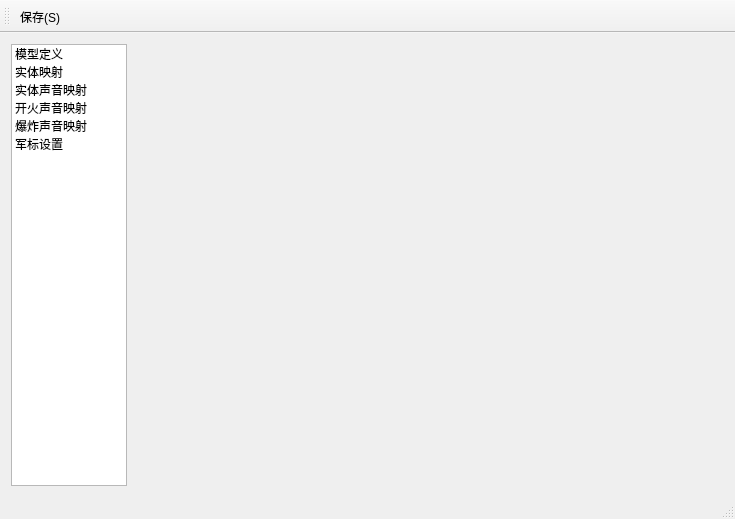
<?xml version="1.0" encoding="UTF-8"?>
<ui version="4.0">
 <class>ByyMainWindowClass</class>
 <widget class="QMainWindow" name="ByyMainWindowClass">
  <property name="geometry">
   <rect>
    <x>0</x>
    <y>0</y>
    <width>735</width>
    <height>519</height>
   </rect>
  </property>
  <property name="windowTitle">
   <string>Config Tool [*]</string>
  </property>
  <widget class="QWidget" name="centralWidget">
   <layout class="QHBoxLayout" name="horizontalLayout">
    <item>
     <widget class="QListWidget" name="listWidget">
      <property name="sizePolicy">
       <sizepolicy hsizetype="Maximum" vsizetype="Expanding">
        <horstretch>0</horstretch>
        <verstretch>0</verstretch>
       </sizepolicy>
      </property>
      <property name="maximumSize">
       <size>
        <width>116</width>
        <height>16777215</height>
       </size>
      </property>
      <property name="iconSize">
       <size>
        <width>48</width>
        <height>48</height>
       </size>
      </property>
      <property name="textElideMode">
       <enum>Qt::ElideMiddle</enum>
      </property>
      <property name="movement">
       <enum>QListView::Static</enum>
      </property>
      <property name="viewMode">
       <enum>QListView::IconMode</enum>
      </property>
      <property name="currentRow">
       <number>-1</number>
      </property>
      <item>
       <property name="text">
        <string>模型定义</string>
       </property>
       <property name="textAlignment">
        <set>AlignHCenter|AlignTop</set>
       </property>
      </item>
      <item>
       <property name="text">
        <string>实体映射</string>
       </property>
       <property name="textAlignment">
        <set>AlignHCenter|AlignTop</set>
       </property>
      </item>
      <item>
       <property name="text">
        <string>实体声音映射</string>
       </property>
       <property name="textAlignment">
        <set>AlignHCenter|AlignTop</set>
       </property>
      </item>
      <item>
       <property name="text">
        <string>开火声音映射</string>
       </property>
       <property name="textAlignment">
        <set>AlignHCenter|AlignTop</set>
       </property>
      </item>
      <item>
       <property name="text">
        <string>爆炸声音映射</string>
       </property>
       <property name="textAlignment">
        <set>AlignHCenter|AlignTop</set>
       </property>
      </item>
      <item>
       <property name="text">
        <string>军标设置</string>
       </property>
       <property name="textAlignment">
        <set>AlignHCenter|AlignTop</set>
       </property>
      </item>
     </widget>
    </item>
    <item>
     <widget class="QStackedWidget" name="stackedWidget">
      <property name="sizePolicy">
       <sizepolicy hsizetype="Expanding" vsizetype="Preferred">
        <horstretch>0</horstretch>
        <verstretch>0</verstretch>
       </sizepolicy>
      </property>
      <property name="currentIndex">
       <number>5</number>
      </property>
      <widget class="ByyModelDefineWidget" name="modelDefineWidget"/>
      <widget class="ByyEntityMappingWidget" name="entityMappingWidget"/>
      <widget class="ByyAudioMappingWidget" name="entityAudioWidget"/>
      <widget class="ByyAudioMappingWidget" name="fireAudioWidget"/>
      <widget class="ByyAudioMappingWidget" name="detonationAudioWidget"/>
      <widget class="ByySandBoxConfigWidget" name="sandBoxConfigWidget"/>
     </widget>
    </item>
   </layout>
  </widget>
  <widget class="QMenuBar" name="menuBar">
   <property name="geometry">
    <rect>
     <x>0</x>
     <y>0</y>
     <width>735</width>
     <height>23</height>
    </rect>
   </property>
  </widget>
  <widget class="QToolBar" name="mainToolBar">
   <attribute name="toolBarArea">
    <enum>TopToolBarArea</enum>
   </attribute>
   <attribute name="toolBarBreak">
    <bool>false</bool>
   </attribute>
   <addaction name="saveAction"/>
  </widget>
  <widget class="QStatusBar" name="statusBar"/>
  <action name="saveAction">
   <property name="text">
    <string>保存(&amp;S)</string>
   </property>
  </action>
 </widget>
 <layoutdefault spacing="6" margin="11"/>
 <customwidgets>
  <customwidget>
   <class>ByyAudioMappingWidget</class>
   <extends>QWidget</extends>
   <header>audioMappingWidget.h</header>
   <container>1</container>
  </customwidget>
  <customwidget>
   <class>ByyModelDefineWidget</class>
   <extends>QWidget</extends>
   <header>modelDefineWidget.h</header>
   <container>1</container>
  </customwidget>
  <customwidget>
   <class>ByyEntityMappingWidget</class>
   <extends>QWidget</extends>
   <header>entityMappingWidget.h</header>
   <container>1</container>
  </customwidget>
  <customwidget>
   <class>ByySandBoxConfigWidget</class>
   <extends>QWidget</extends>
   <header>sandBoxConfigWidget.h</header>
   <container>1</container>
  </customwidget>
 </customwidgets>
 <resources>
  <include location="configtool.qrc"/>
 </resources>
 <connections>
  <connection>
   <sender>listWidget</sender>
   <signal>currentRowChanged(int)</signal>
   <receiver>stackedWidget</receiver>
   <slot>setCurrentIndex(int)</slot>
   <hints>
    <hint type="sourcelabel">
     <x>87</x>
     <y>233</y>
    </hint>
    <hint type="destinationlabel">
     <x>351</x>
     <y>237</y>
    </hint>
   </hints>
  </connection>
 </connections>
</ui>
